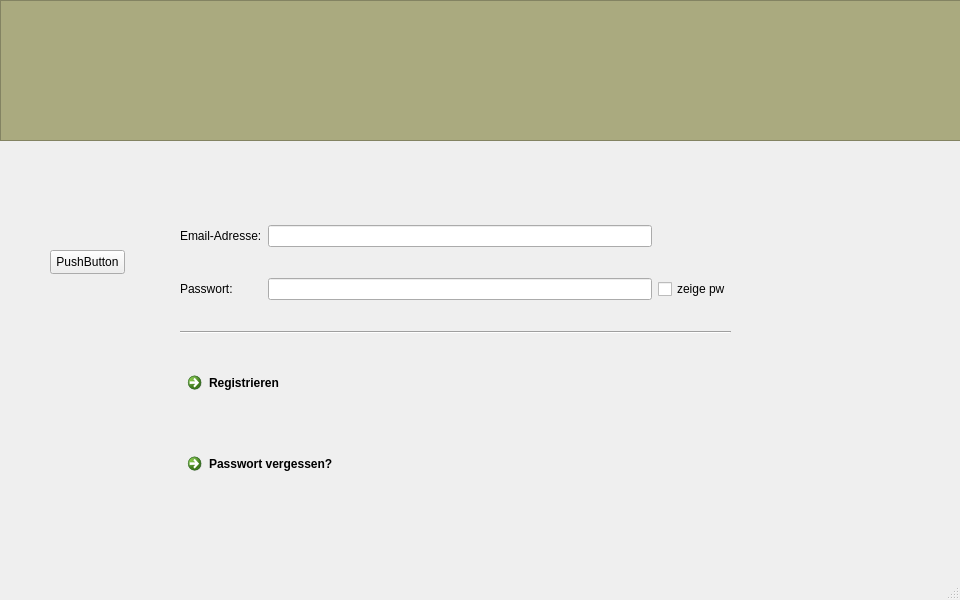
<?xml version="1.0" encoding="UTF-8"?>
<ui version="4.0">
 <class>loginWindow</class>
 <widget class="QMainWindow" name="loginWindow">
  <property name="geometry">
   <rect>
    <x>0</x>
    <y>0</y>
    <width>960</width>
    <height>600</height>
   </rect>
  </property>
  <property name="sizePolicy">
   <sizepolicy hsizetype="Preferred" vsizetype="Preferred">
    <horstretch>0</horstretch>
    <verstretch>0</verstretch>
   </sizepolicy>
  </property>
  <property name="windowTitle">
   <string>MainWindow</string>
  </property>
  <widget class="QWidget" name="centralwidget">
   <property name="styleSheet">
    <string notr="true"/>
   </property>
   <widget class="QWidget" name="gridLayoutWidget">
    <property name="geometry">
     <rect>
      <x>180</x>
      <y>200</y>
      <width>551</width>
      <height>321</height>
     </rect>
    </property>
    <layout class="QGridLayout" name="gridLayout">
     <item row="0" column="0">
      <widget class="QLabel" name="label_2">
       <property name="text">
        <string>Email-Adresse:</string>
       </property>
      </widget>
     </item>
     <item row="0" column="1">
      <widget class="QLineEdit" name="lineEdit"/>
     </item>
     <item row="1" column="1">
      <widget class="QLineEdit" name="lineEdit_2"/>
     </item>
     <item row="2" column="0" colspan="3">
      <widget class="Line" name="line">
       <property name="orientation">
        <enum>Qt::Horizontal</enum>
       </property>
      </widget>
     </item>
     <item row="3" column="0" colspan="3">
      <widget class="QCommandLinkButton" name="commandLinkButton">
       <property name="maximumSize">
        <size>
         <width>16777215</width>
         <height>50</height>
        </size>
       </property>
       <property name="text">
        <string>Registrieren</string>
       </property>
      </widget>
     </item>
     <item row="1" column="0">
      <widget class="QLabel" name="label">
       <property name="text">
        <string>Passwort:</string>
       </property>
      </widget>
     </item>
     <item row="4" column="0" colspan="3">
      <widget class="QCommandLinkButton" name="commandLinkButton_2">
       <property name="maximumSize">
        <size>
         <width>16777215</width>
         <height>50</height>
        </size>
       </property>
       <property name="text">
        <string>Passwort vergessen?</string>
       </property>
      </widget>
     </item>
     <item row="1" column="2">
      <widget class="QCheckBox" name="checkBox">
       <property name="text">
        <string>zeige pw</string>
       </property>
      </widget>
     </item>
    </layout>
   </widget>
   <widget class="QFrame" name="frame">
    <property name="geometry">
     <rect>
      <x>0</x>
      <y>0</y>
      <width>961</width>
      <height>141</height>
     </rect>
    </property>
    <property name="styleSheet">
     <string notr="true">background-color: rgb(170, 170, 127);</string>
    </property>
    <property name="frameShape">
     <enum>QFrame::StyledPanel</enum>
    </property>
    <property name="frameShadow">
     <enum>QFrame::Raised</enum>
    </property>
   </widget>
   <widget class="QPushButton" name="pushButton">
    <property name="geometry">
     <rect>
      <x>50</x>
      <y>250</y>
      <width>75</width>
      <height>24</height>
     </rect>
    </property>
    <property name="text">
     <string>PushButton</string>
    </property>
   </widget>
  </widget>
  <widget class="QMenuBar" name="menubar">
   <property name="geometry">
    <rect>
     <x>0</x>
     <y>0</y>
     <width>960</width>
     <height>22</height>
    </rect>
   </property>
  </widget>
  <widget class="QStatusBar" name="statusbar"/>
 </widget>
 <resources/>
 <connections/>
</ui>
